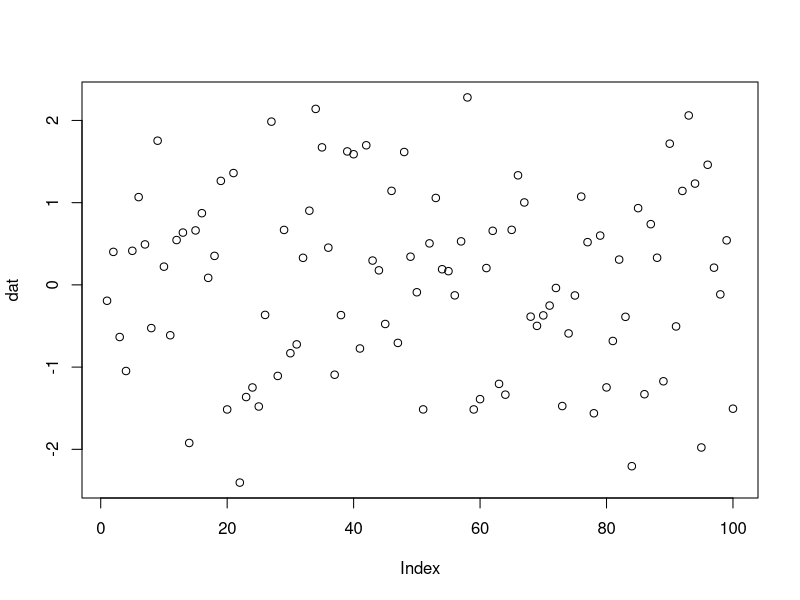

Source code (R):
## ---- chunk 1
knitr::opts_chunk$set(echo = TRUE)
## ---- chunk 2
dat=rnorm(100)

plot(dat)

